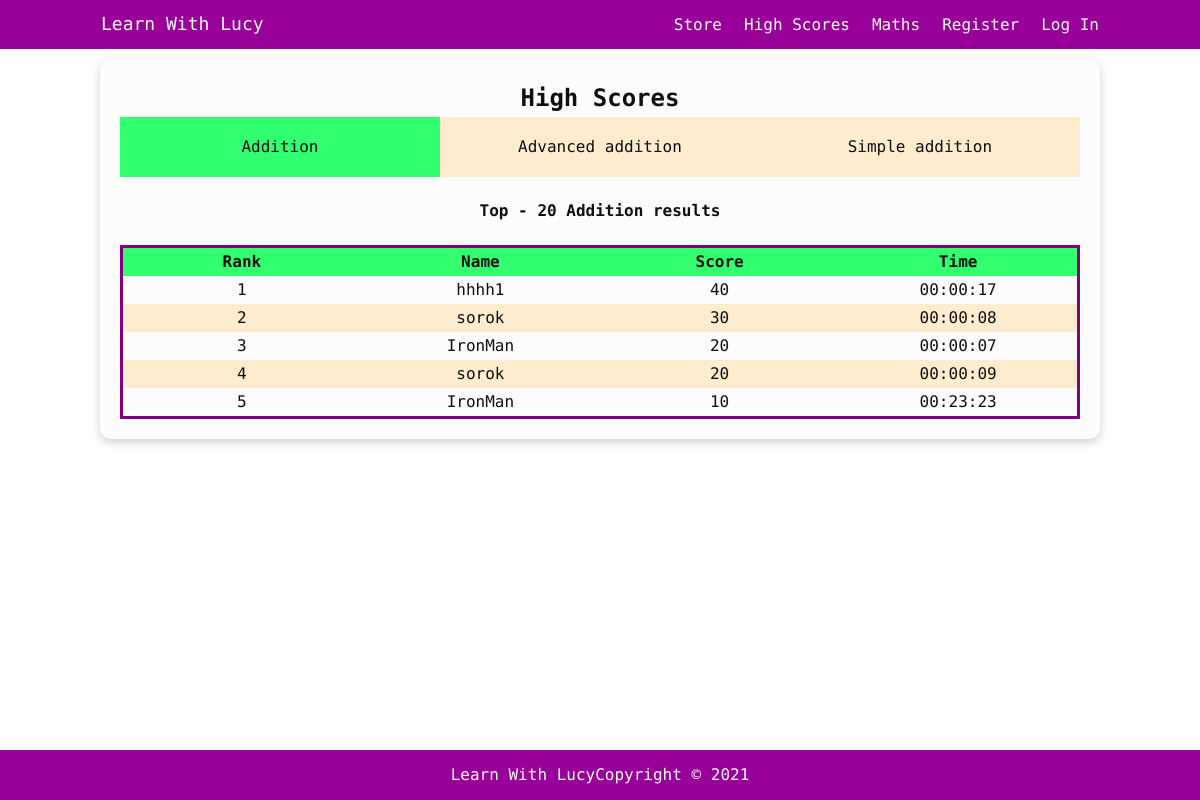
The app's page /maths/addition/highscores/ with its own data.
### maths/models.py (models this page shows, shortened)
class MathHighScore(models.Model):
    id = models.AutoField(primary_key=True)
    score = models.IntegerField(default='0')
    time = models.IntegerField(default='0')
    formated_time = models.CharField(max_length=30, default='0')
    name = models.ForeignKey(
        User, on_delete=models.CASCADE, null=True)
    class Meta:
        ordering = ('-score', 'time')

### maths/views.py (the view)
# urls.py: path('addition/highscores/', views.high_score, name="high_score"),
def high_score(request):
    highScore = MathHighScore.objects.all()
    advhighScore = AdvMathScore.objects.all()
    simplehighScore = SimpleMathScore.objects.all()
    context = {
        'highScore': highScore[:20],
        'advhighScore': advhighScore[:20],
        'simplehighScore': simplehighScore[:20],
    }
    return render(request, 'maths/high_score.html', context)

### maths/templates/maths/high_score.html (shortened to what this page needs)
{% extends 'main/base.html' %}
{% load static %}
{% block content %}
<section class="highscores">
<div class="container cover">
  <div class="card">
      <h1 class="flex">High Scores</h1>
      <div class="tab-box">
        <div class="box-tabs">
          <div class="single-tab">Addition</div>
          <div class="single-tab">Advanced addition</div>
          <div class="single-tab">Simple addition</div>
        </div>
        <div id="box-text">
          <table class="table">
            <caption>Top - 20 Addition results</caption>
            <thead>
              <tr class="tr-head">
                <th scope="col">Rank</th>
                <th scope="col">Name</th>
                <th scope="col">Score</th>
                <th scope="col">Time</th>
              </tr>
            </thead>
            <tbody>
              {% for h in highScore %}
              <tr class="tr-data">
                <td>{{ forloop.counter }}</td>
                <td>{{h.name}}</td>
                <td>{{h.score}}</td>
                <td>{{h.formated_time}}</td>
              </tr>
              {% endfor %}
            </tbody>
          </table>
        </div>
      </div>
  </div>
</div>
</section>
{% endblock content %}

### main/static/main/style.css (style rules this page uses)
:root { --primary-color: #990099; --light-color: rgb(252, 252, 252); --dark-color: rgb(15, 15, 15); }
* { box-sizing: border-box; padding: 0; margin: 0; }
body { font-family: "Roboto Mono", monospace; color: var(--dark-color); line-height: 1.6; }
*, *:before, *:after { box-sizing: border-box; }
caption { padding: 20px; font-weight: 600; }
.table { table-layout: fixed; width: 100%; border-collapse: collapse; border: 3px solid purple; text-align: center; }
.tr-head { padding: 20px; background-color: rgb(50, 255, 111); }
.tr-data:nth-child(2n) { background-color: blanchedalmond; }
.tab-box { display: inline-block; margin: auto; font-size: 0; background-color: var(--light-color); color: var(--dark-color); }
.tab-box .box-tabs { display: flex; width: 100%; text-align: left; background-color: blanchedalmond; }
.tab-box .box-tabs .single-tab { cursor: pointer; font-size: 16px; font-weight: 300; margin: 0; padding: 0 5px; height: 60px; line-height: 60px; width: 33.33%; text-align: center; }
.tab-box #box-text { text-align: left; font-weight: normal; font-size: 16px; line-height: 28px; }
.container { max-width: 1100px; margin: 0 auto; padding: 0 40px; }
.flex { display: flex; justify-content: center; align-items: center; }
.card { background-color: var(--light-color); color: var(--dark-color); border-radius: 10px; box-shadow: 0 3px 10px rgba(0, 0, 0, 0.2); padding: 20px; margin: 10px; }

### records on screen
MathHighScore: name "hhhh1", score "40", formated_time "00:00:17"
MathHighScore: name "sorok", score "30", formated_time "00:00:08"
MathHighScore: name "IronMan", score "20", formated_time "00:00:07"
MathHighScore: name "sorok", score "20", formated_time "00:00:09"
MathHighScore: name "IronMan", score "10", formated_time "00:23:23"
